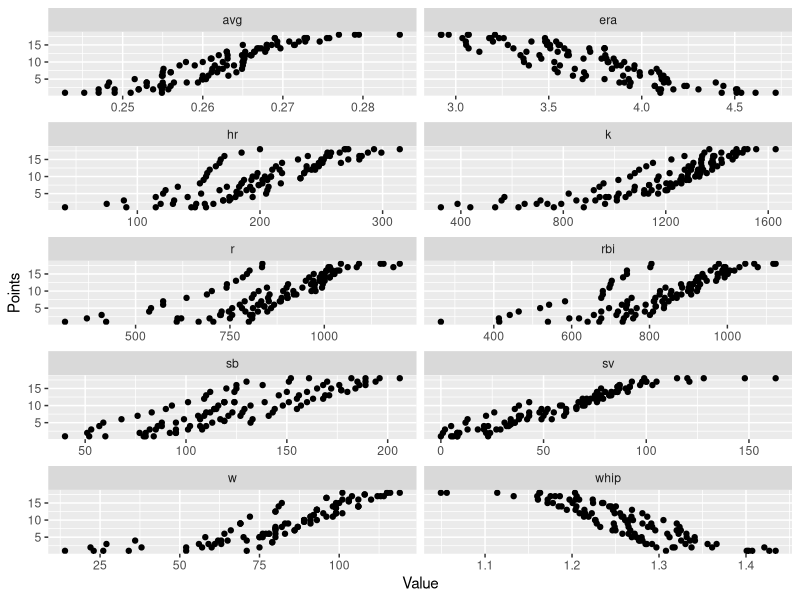

This chart was generated by the following R code: (Note: this script raises an error after producing the figure.)
#set up file
setwd("/home/sean/Documents/rstuff/fantasy")
library(dplyr)
library(reshape2)

#read in results from pre-2014
results <- read.csv("./history/historicalresults.csv") %>%
      select(1:4)

#fill in results for years that it is missing
results[1:540, 4] <- c(rep(2010, 18), rep(2011, 18), rep(2012, 18))

#convert to lowercase
results$Category <- tolower(results$Category)

######################################
#####read in the 2014 results#########
######################################
standings.2014 <- read.csv("./history/results2014.csv",stringsAsFactors = FALSE) %>% 
      select(R, HR, RBI, SB, Avg, W, K, Sv, ERA, WHIP) 

standings.2014[,c("R","K")] <- sapply(standings.2014[,c("R","K")], gsub,pattern=",",replacement="")

standings.2014 <- sapply(standings.2014, as.numeric)

standings.2014 <- melt(standings.2014) %>% mutate(Category = tolower(Var2), Value = value, Year=2014) %>% select(4:6) %>%
      group_by(Category) %>%
      arrange(desc(Value)) %>%
      mutate(Points=min_rank(Value)) 

standings.2014[standings.2014$Category %in% c("era", "whip"),"Points"] <- 19-standings.2014[standings.2014$Category %in% c("era", "whip"),"Points"]

######################################
#####read in the 2015 results#########
######################################
standings.2015 <- read.csv("./history/results2015.csv",stringsAsFactors = FALSE) %>% 
      select(R, HR, RBI, SB, Avg, W, K, Sv, ERA, WHIP) 

standings.2015 <- sapply(standings.2015, as.numeric)

standings.2015 <- melt(standings.2015) %>% mutate(Category = tolower(Var2), Value = value, Year=2015) %>% select(4:6) %>%
      group_by(Category) %>%
      arrange(desc(Value)) %>%
      mutate(Points=min_rank(Value)) 


standings.2015[standings.2015$Category %in% c("era", "whip"),"Points"] <- 19-standings.2015[standings.2015$Category %in% c("era", "whip"),"Points"]

######################################
##### Merge All Results Together######
######################################
results <- rbind(results, standings.2014, standings.2015)



######################################
#####Graphs and Analysis go Here######
######################################
library(ggplot2)
library(broom)

catplot <- ggplot(results, aes(x=Value, y=Points)) +
      geom_point() +
      facet_wrap(~ Category, ncol=2, scales="free_x")
catplot

###Regression Time####

#filter out 1 point and 18 point recipients (skew results)
regress <- results %>% filter(Points > 1 & Points < 18)

#run the regression for each category
regress <- regress %>% group_by(Category) %>%
      do(regresults = lm(Points ~ Value, data=.))

#organize regression results in to tidy df for calculating value 
coefs <- tidy(regress, regresults) %>%
      filter(term == "Value") %>%
      select(Category, estimate)

save(coefs, file="coefs.rda")

#organize regression results in to tidy df for calculating standings
coefs.standings <- tidy(regress, regresults) %>% select(Category, term, estimate) %>%
  dcast(Category ~ term) 

names(coefs.standings)[2:3] <- c("yint", "coef")

save(coefs.standings, file="standingscoefs.rda")
